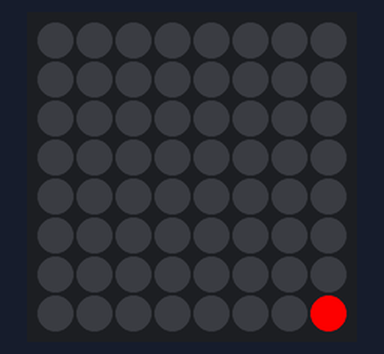
Bench run of a program on a simulated Raspberry Pi (BCM pin numbers) with a Sense HAT. On the bench: the Sense HAT's 8×8 RGB LED matrix. Random numbers come from a fixed seed.

Above: at 0.1 s.
At 0.6 s:
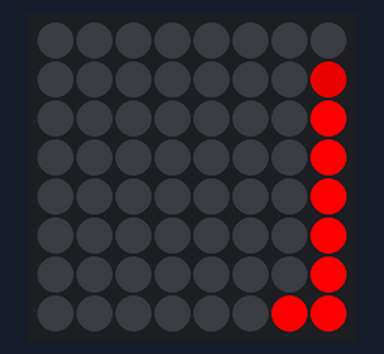
At 1.1 s:
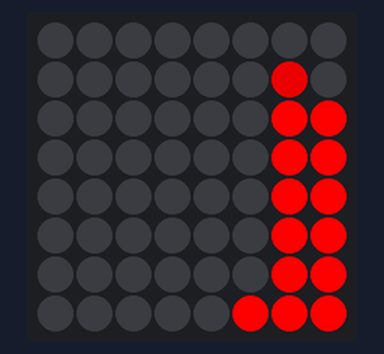
At 1.6 s:
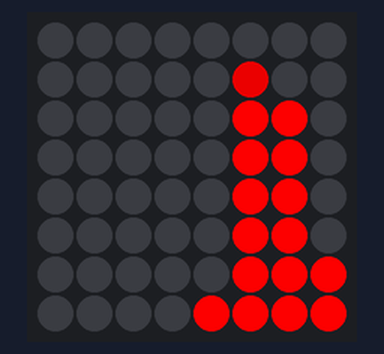
At 20.1 s:
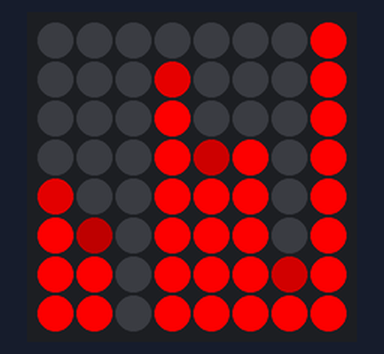
At 39.2 s:
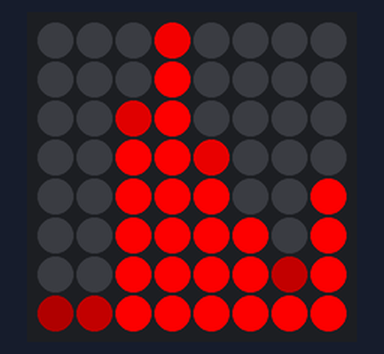

Measured:
- what the display in image 1 shows lasts 0.5 s, from 0.5 s to 1.0 s

The program:

sense_graph.py
```python
from sense_hat import SenseHat
import time
import random

bar_colour = [255,0,0]

class SenseGraph(SenseHat):
    """
    Extension of the Sense Hat class, with basic plotting capability.

    The SenseGraph class is a subclass of the SenseHat class, and therefore
    retains the SenseHat methods that enable it to take readings from the Sense
    Hat's sensors, and display text and images on the LED matrix. The
    SenseGraph builds on this functionality by having the ability to display
    a simple bar graph on the LED matrix.

    Methods:
    --------
    add_bar   - Add an extra bar to the graph on the SenseHat.
    """

    def add_bar(self,value):
        """
        Add a new bar to the graph displayed on the LED matrix.

        Update the graph shown on the Sense Hat LED matrix with a new bar on
        the right-hand side. All existing bars will be shifted one place to the
        left.

        Inputs:
        -------
        value - Value for the bar to display. This should be a percentage,
                expressed as a decimal number between 0 and 1. The height of
                the bar will reflect the inputted value.
        """

        empty = [0,0,0]

        pixels = self.get_pixels()

        # Rotate the list of elements around by 1
        pixels.append(pixels.pop(0))

        # Work out what values to set each new pixel to
        column = []
        value *= 8

        # Set the values used for each pixel of the bar
        while len(column) < 8:
            if value >= 1:
                pixel = bar_colour
                value -= 1

            elif value > 0:
                pixel = [round(channel * value) for channel in bar_colour]
                value = 0

            else:
                pixel = empty

            column.insert(0,pixel)


        # Replace the last column of the sense hat pixels with the new values
        new_pixel = 0
        for i in range(7, 64, 8):
            pixels[i] = column[new_pixel]
            new_pixel += 1

        self.set_pixels(pixels)


if __name__ == "__main__":

    sense = SenseGraph()
    sense.set_rotation(180)
    running = True
    try:
        while running:
            sense.add_bar(random.random())
            time.sleep(0.5)

    except KeyboardInterrupt:
        sense.clear()
```
